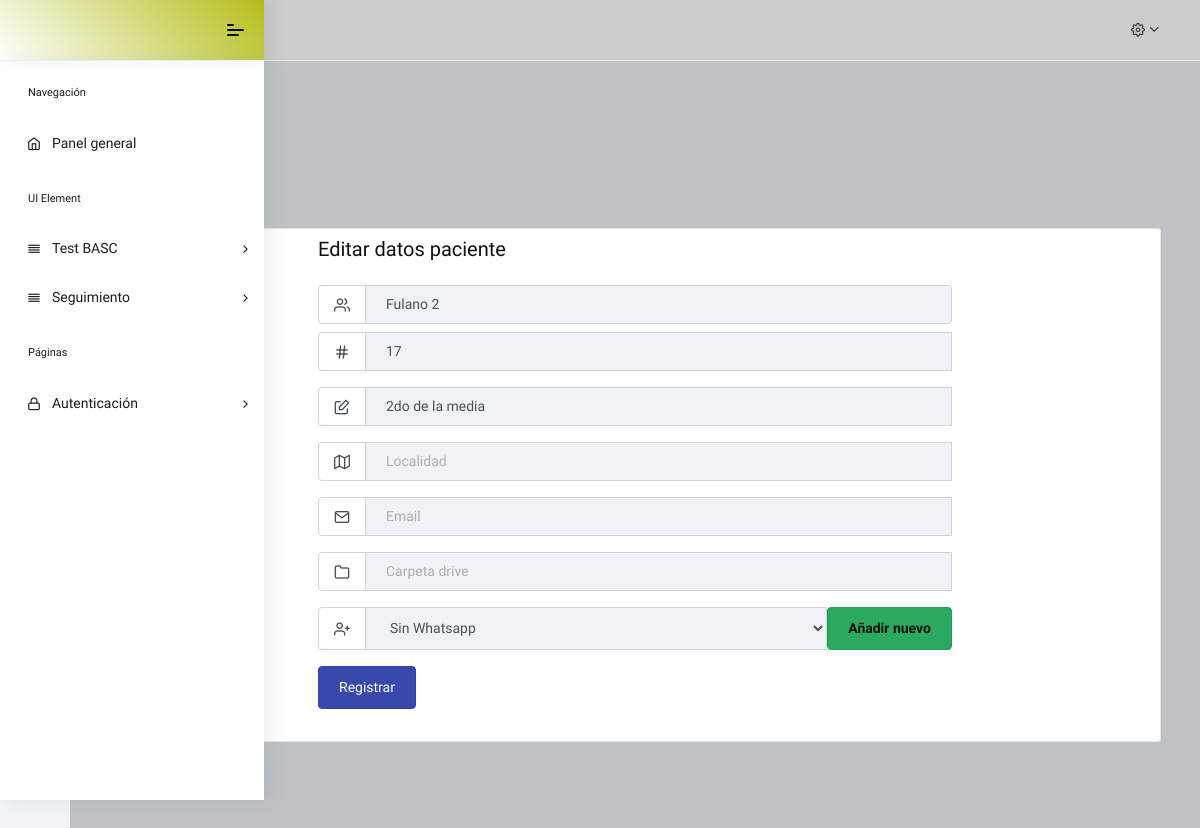
Page /edit-user/2 (signed in) on the committed database.
### models.py (models this page shows, shortened)
class TimestampMixin(object):
    created = db.Column(
        db.DateTime, nullable=False, server_default=func.now())
    updated = db.Column(db.DateTime, onupdate=func.now())
    status = db.Column(Boolean, default=True)

class SegUser(db.Model, UserMixin, TimestampMixin):
    __tablename__= 'seguimiento_user'
    id = db.Column(Integer, primary_key=True)
    nombre = db.Column(String(length=50), nullable=False)
    edad = db.Column(Integer)
    grado = db.Column(String(length=40))
    localidad = db.Column(String(length=60))
    email = db.Column(String(length=150))
    carpeta = db.Column(String(length=150))
    id_contacto = db.Column(Integer, ForeignKey('contacto_user.id'))
    contacto = db.relationship('ContactoSegUser', backref='seguimiento_user', lazy=True)

### app.py (the view, shortened to what this page needs)
@app.route('/edit-user/<int:u1_id>',  methods=["GET", "POST"])
@login_required
@admin_required
def edit_usuario(u1_id):
    contacts = SegUser.query.filter_by(id=u1_id).first()
    form = SegForm()
    contactos = [(b.id, b.nombre) for b in ContactoSegUser.query.all()]
    form.contacto.choices = contactos
    form.contacto.data = contacts.id_contacto
    return render_template('edit_usuario.html',
                           contacts=contacts, form=form)

### forms.py
class SegForm(FlaskForm):
    nombre = StringField('Nombre', validators=[DataRequired(), Length(max=50)], render_kw={"placeholder": "Nombre"})
    edad = IntegerField('Edad',validators=[DataRequired()], render_kw={"placeholder": "edad"})
    grado = StringField('Grado', validators=[DataRequired(), Length(max=40)], render_kw={"placeholder": "Grado"})
    localidad = StringField('Localidad', validators=[Length(max=60)],
                            render_kw={"placeholder": "Localidad"})
    email = StringField('Email', validators=[Length(max=150)], render_kw={"placeholder": "Email"})
    carpeta = StringField('Carpeta', validators=[Length(max=150)], render_kw={"placeholder": "Carpeta drive"})
    contacto = SelectField('Contacto', coerce=int)
    submit = SubmitField('Registrar')

### app.py (called while the page is built)
@login_manager.user_loader
def load_user(user_id):
    return Usuarios.get_by_id(int(user_id))

### models.py (called while the page is built)
    @staticmethod
    def get_by_id(id):
        return Usuarios.query.get(id)

### templates/edit_usuario.html (shortened to what this page needs)
{% extends 'base2.html' %}
{% block body %}
<div class="auth-wrapper">
	<div class="auth-content container">
		<div class="card">
			<div class="row align-items-center justify-content-center">
						<form action="" method="post" id="formul" novalidate>
						<div class="input-group mb-2">
							<h4 class="mb-3 f-w-400">Editar datos paciente</h4>
						</div>
						<div class="input-group mb-2">
							<div class="input-group-prepend">
								<span class="input-group-text"><i class="feather icon-users"></i></span>
							</div>
							{{ form.nombre(class_= "form-control", size=64, value=contacts.nombre) }}
						</div>
						<div class="input-group mb-3">
							<div class="input-group-prepend">
								<span class="input-group-text"><i class="feather icon-hash"></i></span>
							</div>
							{{ form.edad(class_= "form-control", size=64, value=contacts.edad) }}<br>
						</div>
						<div class="input-group mb-3">
							<div class="input-group-prepend">
								<span class="input-group-text"><i class="feather icon-edit"></i></span>
							</div>
							{{ form.grado(class_= "form-control", size=64 , value=contacts.grado) }}<br>
						</div>
						<div class="input-group mb-3">
							<div class="input-group-prepend">
								<span class="input-group-text"><i class="feather icon-map"></i></span>
							</div>
							{{ form.localidad(class_= "form-control", size=64, value=contacts.localidad) }}<br>
						</div>
						<div class="input-group mb-3">
							<div class="input-group-prepend">
								<span class="input-group-text"><i class="feather icon-mail"></i></span>
							</div>
							{{ form.email(class_= "form-control", size=64, value=contacts.email) }}<br>
						</div>
						<div class="input-group mb-3">
							<div class="input-group-prepend">
								<span class="input-group-text"><i class="feather icon-folder"></i></span>
							</div>
							{{ form.carpeta(class_= "form-control", size=64, value=contacts.carpeta) }}<br>
						</div>
						<div class="input-group mb-3">
							<div class="input-group-prepend">
								<span class="input-group-text"><i class="feather icon-user-plus"></i></span>
							</div>
							{{ form.contacto(class_= "form-control") }} <a class="btn btn-success" href="{{ url_for('contacto') }}" role="button">Añadir nuevo</a><br>
						</div>
						{{ form.submit(class_= "btn btn-primary mb-4") }}
						</form>
			</div>
		</div>
	</div>
</div>
{% endblock %}

### rows in the picture
SegUser: nombre "Fulano 2", edad "17", grado "2do de la media"
